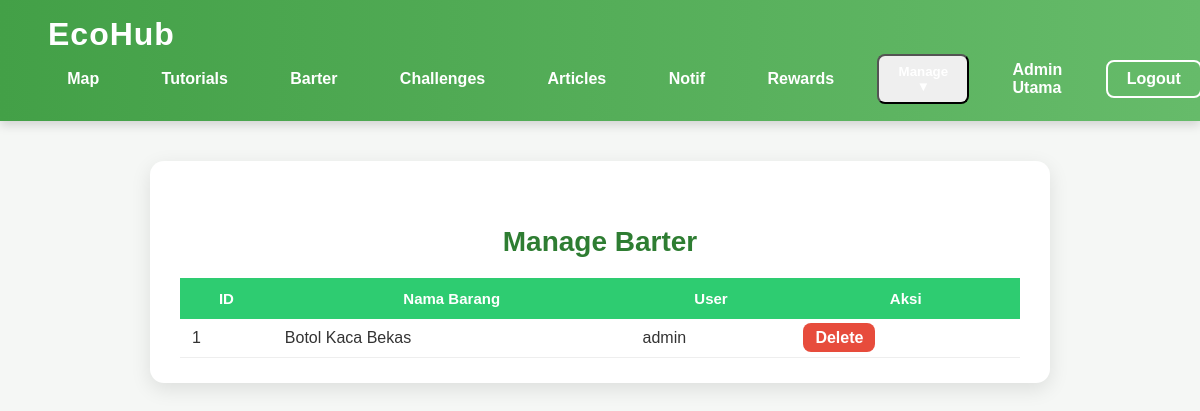
Screenshot of /manage_barter.php (signed in) with the database file from the repository.
### tables this page shows
CREATE TABLE barter_items (
    id INT AUTO_INCREMENT PRIMARY KEY,
    user_id INT NOT NULL,
    item_name VARCHAR(255) NOT NULL,
    description TEXT,
    image VARCHAR(255),
    created_at TIMESTAMP DEFAULT CURRENT_TIMESTAMP,

    FOREIGN KEY (user_id) REFERENCES users(user_id) ON DELETE CASCADE
);

CREATE TABLE users (
    user_id INT AUTO_INCREMENT PRIMARY KEY,
    full_name VARCHAR(100) NOT NULL,
    username VARCHAR(50) NOT NULL UNIQUE,
    email VARCHAR(100) NOT NULL UNIQUE,
    password VARCHAR(255) NOT NULL,
    role ENUM('Admin','User','Guest') NOT NULL DEFAULT 'User'
);

### manage_barter.php (the view, shortened to what this page needs)
<?php
require_once "config.php";
$list = $pdo->query("SELECT b.*, u.username FROM barter_items b
    JOIN users u ON u.user_id = b.user_id
    ORDER BY id DESC")->fetchAll();
?>
<html>
<head>
<link rel="stylesheet" href="assets/css/styling.css">
<link rel="stylesheet" href="assets/css/manage_users.css">
</head>
<body>
<?php include "navbar.php"; ?>
<div class="manage-users-container">
<h2 class="page-title">Manage Barter</h2>
<table class="manage-table">
<thead>
<tr>
    <th>ID</th>
    <th>Nama Barang</th>
    <th>User</th>
    <th>Aksi</th>
</tr>
</thead>
<tbody>
<?php foreach($list as $b): ?>
<tr>
    <td><?= $b['id'] ?></td>
    <td><?= htmlspecialchars($b['item_name']) ?></td>
    <td><?= htmlspecialchars($b['username']) ?></td>
    <td><a class="btn-delete"
           href="manage_barter.php?delete=<?= $b['id'] ?>"
           onclick="return confirm('Hapus listing ini?')">Delete</a></td>
</tr>
<?php endforeach; ?>
</tbody>
</table>
</div>
</body>
</html>

### assets/css/styling.css (style rules this page uses)
* { margin: 0; padding: 0; box-sizing: border-box; font-family: "Poppins", sans-serif; }
body { background: #f5f7f5; color: #333; }
a { text-decoration: none; transition: 0.3s ease; }
.page-title { text-align: center; margin: 2.5rem 0 1.5rem; font-size: 2.2rem; font-weight: 800; color: #2E7D32; }

### assets/css/manage_users.css (style rules this page uses)
.manage-users-container { max-width: 900px; margin: 40px auto; background: #ffffff; padding: 25px 30px; border-radius: 14px; box-shadow: 0 6px 20px rgba(0,0,0,0.10); animation: fadeIn 0.3s ease; }
.page-title { text-align: center; font-size: 28px; margin-bottom: 20px; font-weight: 800; color: #2e7d32; }
.manage-table { width: 100%; border-collapse: collapse; margin-top: 10px; }
.manage-table th { background: #2ecc71; color: white; padding: 12px; font-size: 15px; }
.manage-table td { padding: 10px 12px; border-bottom: 1px solid #eee; color: #333; }
.btn-delete { background: #e74c3c; padding: 6px 12px; color: #fff; border-radius: 8px; text-decoration: none; font-weight: 600; transition: 0.2s ease; }

### rows the page displays
barter_items: id "1", item_name "Botol Kaca Bekas", user.username "admin"

### other values shown
$username "Admin Utama"
